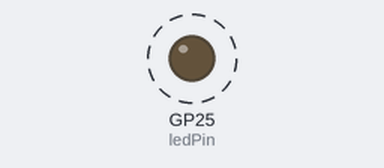
Bench run of a sketch on a simulated Raspberry Pi Pico. Shown: output pins drawn as LEDs (lit = HIGH). Dashed ring = blinking.

Above: at 0.2 s.
Timing chart, 0 to 3.0 s (numbered marks = the images above):
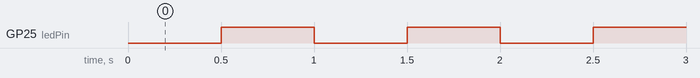

The sketch:

E01-BLINK-MILLIS.ino
```cpp
#include <Arduino.h>

// Built-in LED pin
const int ledPin = LED_BUILTIN;

// Stores the last time the LED was toggled
unsigned long previousMillis = 0;

// Interval at which to blink (milliseconds)
const long interval = 500;

void setup() {
    // Initialize the built-in LED (usually GPIO2 on ESP32)
    pinMode(ledPin, OUTPUT);
}

void loop() {
    // Get the current time
    unsigned long currentMillis = millis();

    // Check if the toggle interval has passed
    if (currentMillis - previousMillis >= interval) {
        // Toggle the LED state
        digitalWrite(ledPin, !digitalRead(ledPin));
        // Update the last toggle time
        previousMillis = currentMillis;
    }
}
```

Measured:
- by itself, GP25 (ledPin): alternates HIGH for 0.50 s and LOW for 0.50 s
